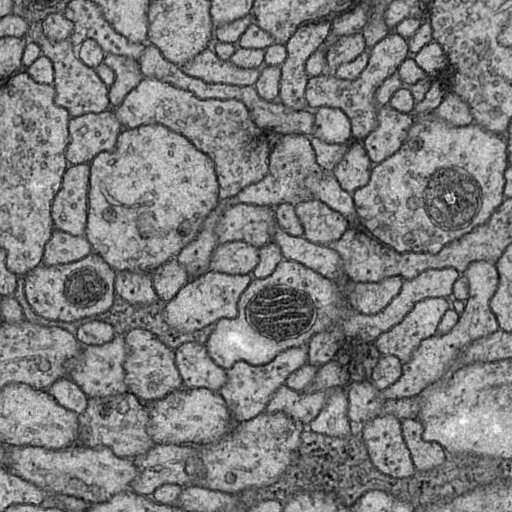
#> input picture hole/test3.jpg, 512 x 512 px
$ python hole.py
#> lines starting #> are read from the running program, lines starting #| are printed output that depends on the picture; after the words box and inside, x2 and y2 are one past the last pixel; in counts of white or black regions, pixels touching at a corner belong together
import numpy as np
import cv2
from matplotlib import pyplot as plt
from scipy import ndimage
# read image
# img = cv2.imread('myGray.jpg',0)

# 1. read image
img = cv2.imread('test3.jpg', 0)
#> img is the input picture: shape (512, 512); min 0, max 255, mean 126.4

# 2. de-noising

# 2.1 gaussian blur
# img_denoising_g = cv2.GaussianBlur(img,(9,9),2)

# 2.2 median blur
img_denoising_m = cv2.medianBlur(img, 3)

# 2.3 fast denoising method
# img_denoising_f = cv2.fastNlMeansDenoising(img)

# de-noising test
# plt.subplot(1,3,1),plt.imshow(img_denoising_g,'gray'),plt.title('gaussian')
# plt.subplot(1,3,2),plt.imshow(img_denoising_m,'gray'),plt.title('medain')
# plt.subplot(1,3,3),plt.imshow(img_denoising_f,'gray'),plt.title('fast')

# plt.show()

# 3. contrast enhancement
# Contrast Limited Adaptive Histogram Equalization (CLAHE)
clahe = cv2.createCLAHE(clipLimit=2.0, tileGridSize=(25,25))
cl1 = clahe.apply(img_denoising_m)
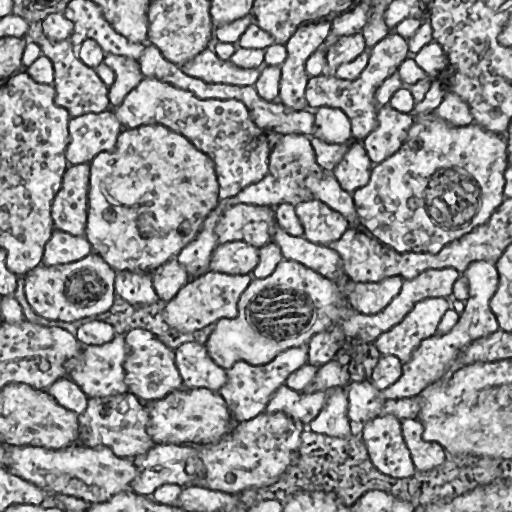
#> cl1: shape (512, 512); min 7, max 255, mean 150.5

# test
# plt.imshow(cl1,'gray')
# plt.show()

# median filter / Gausain /

# otsu_th = cv2.adaptiveThreshold(img,255,cv2.ADAPTIVE_THRESH_GAUSSIAN_C,\
             # cv2.THRESH_BINARY,121,3)

# ret3,adap_th = cv2.threshold(img,0,255,cv2.THRESH_BINARY+cv2.THRESH_OTSU)

# 4. Thresholding
# global thresholding
ret,th1 = cv2.threshold(cl1,110,255,cv2.THRESH_BINARY)
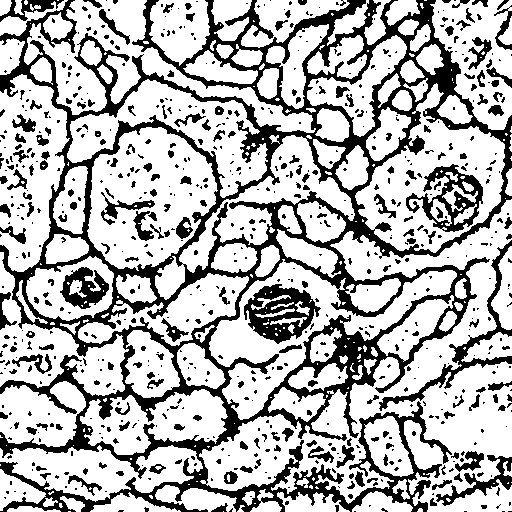
#> th1: shape (512, 512); 70.9% white; 740 black regions (524 under 20 px), largest, box (x1, y1, x2, y2) and area: (0, 0, 512, 512) 52215, (244, 284, 321, 344) 2366, (379, 240, 512, 411) 1925

# test
# plt.imshow(th1,'gray')
# plt.show()

# 5. Hole filling
closing = ndimage.binary_fill_holes(th1).astype(int)
#> closing: shape (512, 512) int64; values 0 (black) and 1 (white), 78.2% white; 53 black regions (28 under 20 px), largest, box (x1, y1, x2, y2) and area: (0, 0, 512, 512) 52092, (379, 240, 512, 411) 1922, (436, 455, 512, 506) 928

# 6. Smoothing

cv2.imwrite('closing.jpg',closing)
closing = cv2.imread('closing.jpg', 0)
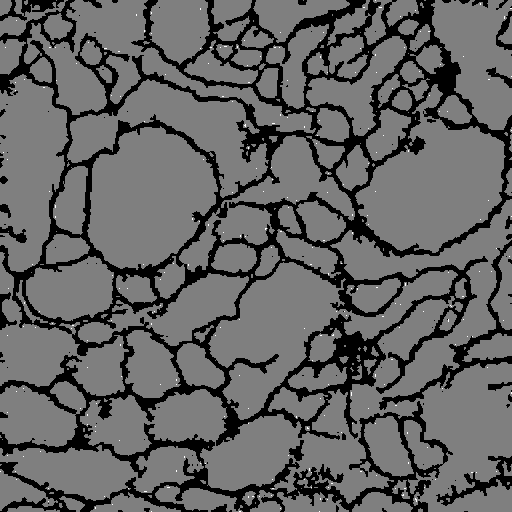
#> closing: shape (512, 512); min 0, max 2, mean 0.781; drawn with min black and max white
img_smooth = cv2.medianBlur(closing, 5)
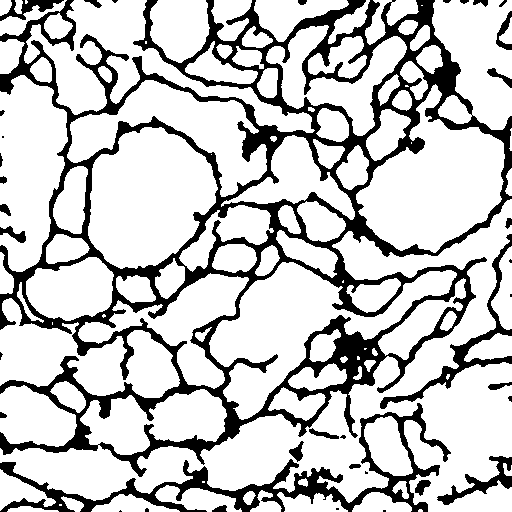
#> img_smooth: shape (512, 512); values 0 (black) and 1 (white), 77.7% white; 38 black regions (13 under 20 px), largest, box (x1, y1, x2, y2) and area: (0, 0, 512, 477) 46156, (0, 403, 451, 512) 7083, (380, 234, 512, 409) 1985

# 7. Thinning
kernel = np.ones((3,3),np.uint8)
dilation = cv2.dilate(img_smooth,kernel,iterations = 1)
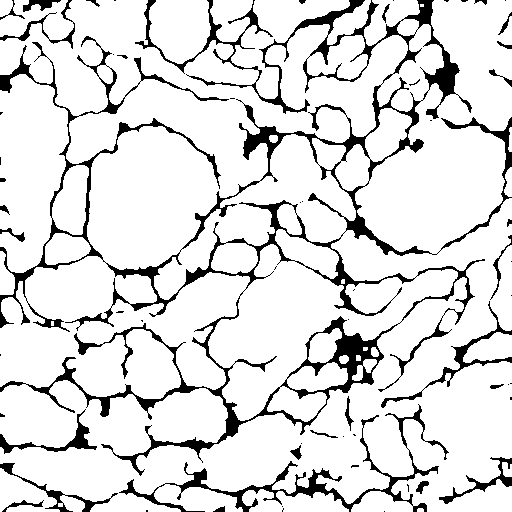
#> dilation: shape (512, 512); values 0 (black) and 1 (white), 87.4% white; 63 black regions (34 under 20 px), largest, box (x1, y1, x2, y2) and area: (0, 0, 512, 476) 24921, (119, 404, 449, 512) 3222, (381, 301, 512, 408) 935

# plt.imshow(dilation,'gray')
kernel = np.ones((5,5),np.uint8)
erosion = cv2.erode(dilation,kernel,iterations = 1)
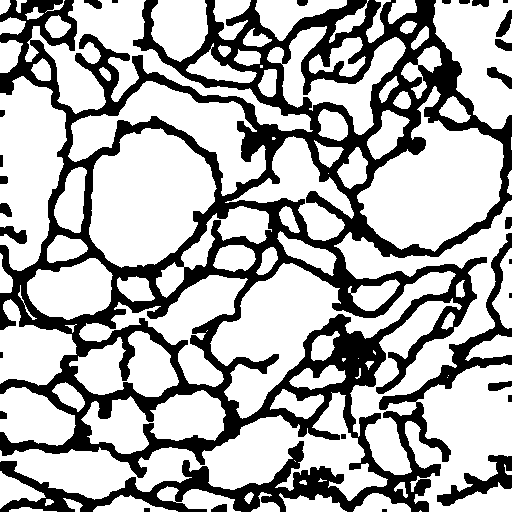
#> erosion: shape (512, 512); values 0 (black) and 1 (white), 68.7% white; 28 black regions (6 under 20 px), largest, box (x1, y1, x2, y2) and area: (0, 0, 512, 512) 78849, (437, 455, 512, 506) 1275, (0, 226, 27, 244) 284


# results Comparision
groundTruth = cv2.imread('train-labels03.jpg', 0)
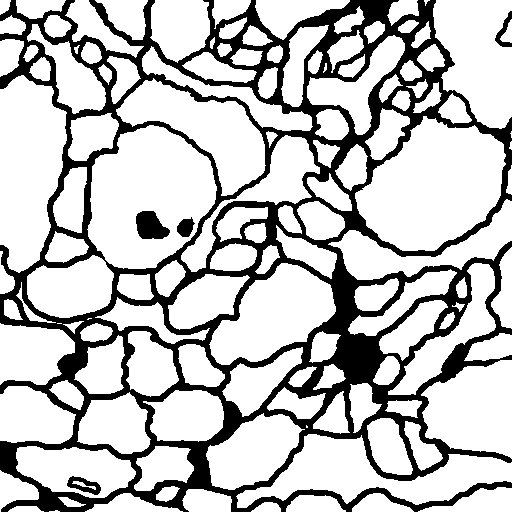
#> input picture hole/train-labels03.jpg, 512 x 512 px
#> groundTruth is the input picture: shape (512, 512); min 0, max 255, mean 192.4

plt.subplot(1,3,1),plt.imshow(img,'gray'),plt.title('original')
plt.subplot(1,3,2),plt.imshow(erosion,'gray'),plt.title('my_result')
plt.subplot(1,3,3),plt.imshow(groundTruth,'gray'),plt.title('groundTruth')

plt.show()

cv2.imwrite('out_img.jpg',erosion*255)
# [6 lines of commented-out code are left out]
